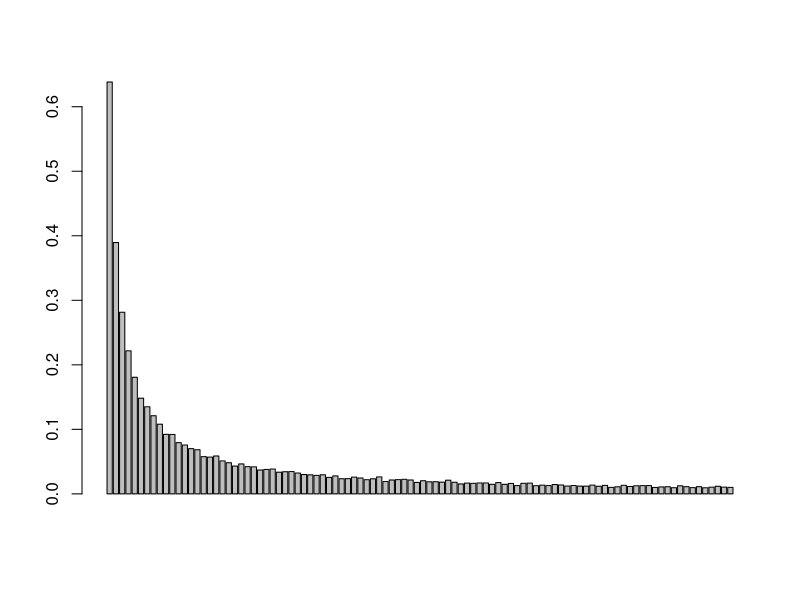

R code for this plot:
n <- 50
prisoner <- c(1:(2*n))
card <- sample(prisoner)
Find_or_not <- 0

first_card <- function(n, k, strategy, card) {
  if (strategy == 1) {
    card_find <- card[k]
  }
  else if (strategy == 2) {
    card_find <- card[sample(c(1:(2*n)), 1)]
  }
  return(card_find)
}

strategy_1_2 <- function(n, k, card, card_find) {
  Find_or_not <- FALSE

  for (prisoner_try in 1:n) {
    if (card_find == k) {
      Find_or_not <- TRUE
      break
    }
    card_find <- card[card_find]
  }
  return(Find_or_not)
}

strategy_3 <- function(n, k, card) {
  return(sum(k == card[sample(c(1:(2*n)), n)]))
}


Pone <- function(n, k, strategy, nreps) {
  
  prisoner <- c(1:(2*n))
  escape_num <- 0
  
  for (rep in 1:nreps) {
    
    card <- sample(prisoner)
    
    if (strategy == 1 | strategy == 2) {
      card_find <- first_card(n, k, strategy, card)
      escape_num <- escape_num + strategy_1_2(n, k, card, card_find)
    }
    
    else if (strategy == 3) {
      escape_num <- escape_num + strategy_3(n, k, card)
    }
    
  }
  
  return(escape_num/nreps)

}

Pone(50, 1, 1, 10000)
Pone(50, 1, 2, 10000)
Pone(50, 1, 3, 10000)
system.time(Pone(50, 1, 1, 10000))
system.time(Pone(50, 1, 2, 10000))
system.time(Pone(50, 1, 3, 10000))

Pall <- function(n, strategy, nreps) {
  prisoner <- c(1:(2*n))
  success_escape <- 0
  
  for (rep in 1:nreps) {
    
    card <- sample(prisoner)
    escape_num <- 0
    
    for (k in 1:(2*n)) {
      
      if (strategy == 1 | strategy == 2) {
        card_find <- first_card(n, k, strategy, card)
        Find_or_not <- strategy_1_2(n, k, card, card_find)
        if (!Find_or_not) {break}
        escape_num <- escape_num + 1
      }
      
      else if (strategy == 3) {
        Find_or_not <- strategy_3(n, k, card)
        if (!Find_or_not) {break}
        escape_num <- escape_num + 1
      }
    }
    success_escape <- success_escape + (escape_num == (2*n))
    
  }
  return(success_escape/nreps)
  
}

Pall(50, 1, 10000)
Pall(50, 2, 10000)
Pall(50, 3, 10000)
system.time(Pall(50, 1, 10000))
system.time(Pall(50, 2, 10000))
system.time(Pall(50, 3, 10000))

dloop <- function(n, nreps) {
  occur <- vector(length = 2*n)
  box <- c(1:(2*n))
  
  for (try in 1:nreps) {
    card <- sample(box)
    tmp <- vector(length = 2*n)
    for (k in 1:(2*n)) {
      card_find <- card[k]
      for (try_k in 1:(2*n)) {
        if(card_find == k) {
          tmp[try_k] <- 1
          break
        }
        card_find <- card[card_find]
      } 
      
    }
    occur <- occur + tmp
  }
  prob <- occur/nreps
  return(prob)
}
test <- dloop(50,10000)
class(test)
barplot(test)
sum(dloop(50,10000))
system.time(dloop(50, 10000))

sum(test[1:50])

test <- c(1,23,3)
test1 <- c(2,3,1)
test2 <- vector(length = 3)
test+test1+test2
class(as.vector(test2+test1))
# 
# 
# Pone <- function(n, k, strategy, nrep) {
#   prisoner <- c(1:(2*n))
#   sum <- 0
#   for (num in 1:nrep) {
#     card <- sample(prisoner)
#     Find_or_not <- 0
#     
#     if (strategy == 3) {
#       for (i in 1:(2*n)) {
#         tmp <- sum(i == card[sample(c(1:(2*n)), n)])
#         Find_or_not <- Find_or_not + tmp
#         
#         # card_find <- card[sample(c(1:(2*n)), n)]
#         # card_find <- card[sample(prisoner, n)]
#         # for (j in 1:n) {
#         #   if (card_find[j] == i) {
#         #     Find_or_not = Find_or_not + 1
#         #     break
#         #   }
#         # }
#       }
#       
#       
#     }
#     
#     else {
#       for(i in 1:(2*n)) {
#         
#         if (strategy == 1) {
#           card_find <- card[i]#1、2策略的区别在这里改
#         }
#         else if (strategy == 2) {
#           card_find <- card[sample(c(1:(2*n)), 1)]
#         }
# 
#         for (j in 1:n) {
# 
#           if (card_find == i) {
#             Find_or_not = Find_or_not + 1
#             break
#           }
#           card_find <- card[card_find]
# 
#         }
#       }
#     }
#     
#     sum <- sum + Find_or_not
#   }
# 
#   prob <- sum / (nrep*100)
#   return(prob)
# }
# 
# Pone(50,3,10000)
# system.time(Pone(50,1,1000))
# system.time(Pone(50,2,1000))
# system.time(Pone(50,3,1000))
# 
# 
# system.time(test1())
# system.time(test2())


